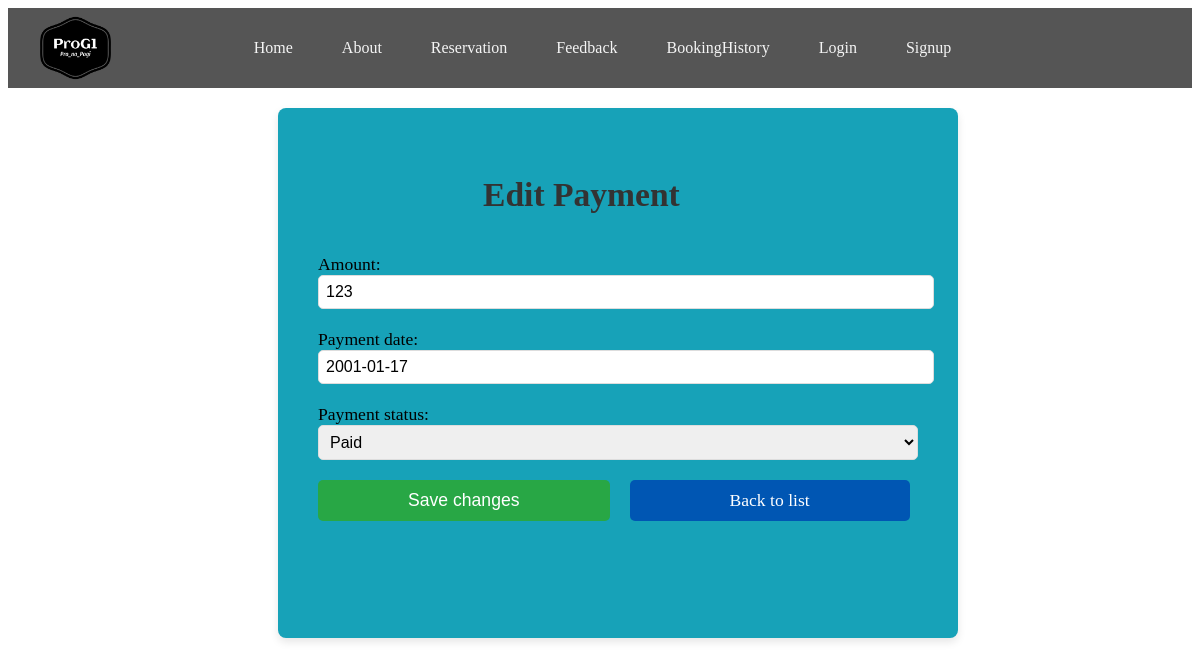
Page /paymentdetail/1/edit on the committed database.
### app/models.py (models this page shows, shortened)
class Payment(models.Model):
    amount = models.CharField(max_length=100)
    payment_date = models.DateField()
    payment_status = models.CharField(max_length=100, choices=[('Paid', 'Paid'), ('Pending', 'Pending')])

### app/views.py (the view)
# urls.py: path('paymentdetail/<int:pk>/edit' , PaymentUpdateView.as_view(), name='payment_update'),
class PaymentUpdateView(UpdateView):
    model = Payment
    fields = [ 'amount','payment_date','payment_status']
    template_name = 'app/payment_update.html'

### app/templates/app/payment_update.html (shortened to what this page needs)
{% extends 'app/base.html' %}
{% load static %}
{% block content %}
<form method="post" class="form_signup">
        <h2>Edit Payment</h2>
        {{ form.as_p }}
        <button type="submit" class="button_signup">Save changes</button>
        <a href="{% url 'payment_list' %}">Back to list</a>
    </form>
    {% endblock content %}

### static/css/base.css (style rules this page uses)
.form_signup { background-color: #17a2b8; height: 450px; border-radius: 8px; box-shadow: 0 4px 8px rgba(0, 0, 0, 0.1); padding: 40px; width: 100%; max-width: 600px; margin-top: 20px; margin-left: 270px; text-align: left; }
.form_signup h2 { font-size: 2.1rem; color: #333; margin-bottom: 40px; font-weight: bold; margin-left: 165px; }
.form_signup p { margin-bottom: 20px; font-size: 1.1rem; }
.form_signup input, .form_signup select, .form_signup textarea { width: 100%; padding: 7px; font-size: 1rem; border: 1px solid #ddd; border-radius: 5px; }
.button_signup { background-color: #28a745; color: white; padding: 10px 90px; font-size: 1.1rem; border: none; border-radius: 5px; cursor: pointer; transition: background-color 0.3s ease; }
.form_signup a { font-size: 1.1rem; position: fixed; padding: 10px 100px; margin-left: 20px; text-decoration: none; border-radius: 5px; background-color:#0056b3; color: #fff; text-align: center; transition: background-color 0.3s ease; }

### rows in the picture
Payment: amount "123", payment_date "2001-01-17", payment_status "Paid"
